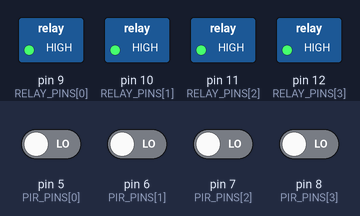
Bench run of a sketch on a simulated Arduino Nano, built for the host (arithmetic inside an expression is 32-bit, double 64-bit). Shown: switched loads named in the sketch (green lamp = pin HIGH). The inputs (shaded band) are chosen by the test bench; at power-on: pin 5 (PIR_PINS[0]), pin 6 (PIR_PINS[1]), pin 7 (PIR_PINS[2]), pin 8 (PIR_PINS[3]) LOW. What the sketch prints to the serial monitor is not drawn.

Above: at 1.2 s.
1.3 s: pin 5 (PIR_PINS[0]) driven HIGH
At 2.4 s:
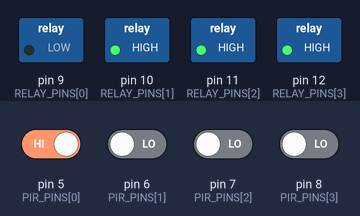
2.8 s: pin 6 (PIR_PINS[1]) driven HIGH
At 3.6 s:
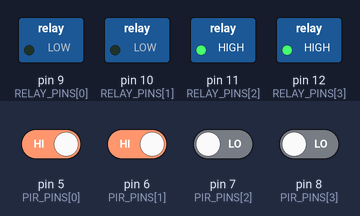
4.3 s: pin 7 (PIR_PINS[2]) driven HIGH
At 4.7 s:
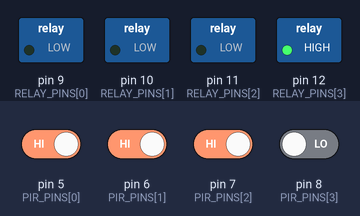
5.8 s: pin 8 (PIR_PINS[3]) driven HIGH
At 7.1 s:
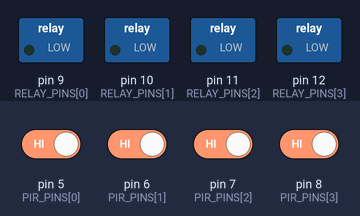
Timing chart, 0 to 8.3 s (numbered marks = the images above; inputs shaded):
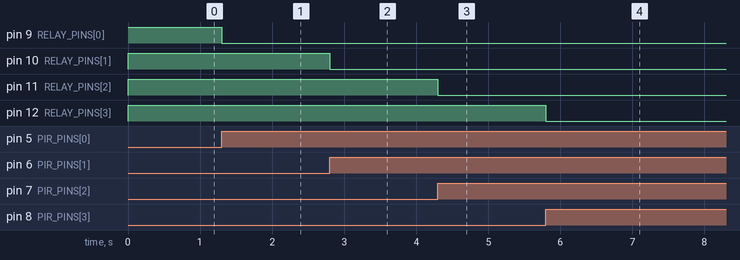

The sketch:

SPL.ino
```cpp
/*
 * Scheduled Perimeter Light (SPL)
 * Arduino Nano Sketch for 4-Channel PIR Motion Sensing System
 *
 * FUNCTION:
 * 1. Reads time from a DS1302 RTC module.
 * 2. Activates sensor processing only between 7 PM (19:00) and 7 AM (07:00).
 * 3. Monitors four independent HC-SR501 PIR sensors.
 * 4. Activates a corresponding OMRON SSR for each sensor upon detection.
 * 5. Keeps the light ON for a minimum duration (defined by LIGHT_ON_DURATION_SECONDS).
 * 6. Ensures all lights are OFF outside of the scheduled window.
 */

#include <DS1302RTC.h> // Library for the DS1302 RTC module

// --- PIN DEFINITIONS ---
// DS1302 RTC Pins (connected to Digital Pins D2, D3, D4)
// NOTE: You must use a library compatible with the DS1302, like the "DS1302RTC" library.
const int kCePin   = 4;  // RST/CE pin (Chip Enable)
const int kIoPin   = 3;  // DAT/I/O pin (Data Input/Output)
const int kSclkPin = 2;  // CLK pin (Clock)
DS1302RTC rtc(kCePin, kIoPin, kSclkPin);

// PIR SENSOR INPUT PINS (Long-distance signals coming in)
const int PIR_PINS[] = {5, 6, 7, 8}; // D5, D6, D7, D8

// SSR RELAY OUTPUT PINS (Connected to the 4-channel SSR module)
// Ensure these pins match the inputs (e.g., PIR 1 controls Relay 1)
const int RELAY_PINS[] = {9, 10, 11, 12}; // D9, D10, D11, D12

const int NUM_SENSORS = 4; // Total number of sensors/lights

// --- TIMING AND CONTROL VARIABLES ---
// Light will stay on for this duration after the last motion is detected
const int LIGHT_ON_DURATION_SECONDS = 300; // 5 minutes (300 seconds)

// Stores the time (in milliseconds) when each light should turn OFF
unsigned long lightTimer[NUM_SENSORS];

// --- TIME WINDOW DEFINITIONS (24-Hour Format) ---
const int ACTIVATE_HOUR = 19; // 7 PM
const int DEACTIVATE_HOUR = 7; // 7 AM


// =================================================================
// SETUP
// =================================================================
void setup() {
  Serial.begin(9600);

  // Set all PIR pins as INPUT
  for (int i = 0; i < NUM_SENSORS; i++) {
    pinMode(PIR_PINS[i], INPUT);
  }

  // Set all Relay pins as OUTPUT
  // IMPORTANT: Solid State Relays (SSRs) are typically activated by LOW and deactivated by HIGH.
  // Verify your specific OMRON module's logic. We assume HIGH = OFF here.
  for (int i = 0; i < NUM_SENSORS; i++) {
    pinMode(RELAY_PINS[i], OUTPUT);
    digitalWrite(RELAY_PINS[i], HIGH); // Turn all lights OFF initially (HIGH)
    lightTimer[i] = 0; // Initialize timers to zero
  }

  // --- RTC Initialization ---
  Serial.println("System Initialized.");
  // NOTE: You must upload a separate "setTime" sketch once to set the correct time on the DS1302.
}


// =================================================================
// MAIN LOOP
// =================================================================
void loop() {

  // PART 1: TIME CHECK (The Gatekeeper)
  Time t;
  rtc.getTime(t); // Read the current time

  // Check if current hour is within the active window (7 PM to 7 AM)
  // (19, 20, 21, 22, 23) OR (0, 1, 2, 3, 4, 5, 6)
  bool isNightTime = (t.hour >= ACTIVATE_HOUR || t.hour < DEACTIVATE_HOUR);

  if (isNightTime) {
    // NIGHT TIME: Process sensors and control lights
    checkSensorsAndControlLights();
  } else {
    // DAY TIME: Ensure ALL lights are OFF and reset timers
    for (int i = 0; i < NUM_SENSORS; i++) {
      // Turn OFF the light (send HIGH)
      digitalWrite(RELAY_PINS[i], HIGH);
      // Reset timer so it doesn't immediately turn on again at 7 PM
      lightTimer[i] = 0;
    }
    // Small delay to reduce CPU usage during the long inactive period
    delay(100);
  }
}


// =================================================================
// SENSOR AND LIGHT CONTROL FUNCTION
// =================================================================
void checkSensorsAndControlLights() {
  // Use millis() for non-blocking timing
  unsigned long currentTime = millis();

  for (int i = 0; i < NUM_SENSORS; i++) {

    // 1. Read the PIR sensor state (HIGH = Motion Detected)
    int sensorState = digitalRead(PIR_PINS[i]);

    // 2. Check for motion
    if (sensorState == HIGH) {
      // Motion detected: Recalculate the turn-off time
      // timer is set to current time PLUS the duration needed (converted to milliseconds)
      lightTimer[i] = currentTime + ((unsigned long)LIGHT_ON_DURATION_SECONDS * 1000UL);

      // Turn the corresponding light ON (send LOW)
      digitalWrite(RELAY_PINS[i], LOW);
    }

    // 3. Check if the light's timer has expired
    // The light should only turn OFF if the current time has passed the lightTimer value
    if (currentTime > lightTimer[i] && lightTimer[i] != 0) {
      // Timer expired: Turn the light OFF (send HIGH)
      digitalWrite(RELAY_PINS[i], HIGH);
      lightTimer[i] = 0; // Clear the timer after turning off
    }

    // NOTE: The delay() is intentionally omitted here to ensure rapid, non-blocking
    // checks for all four sensors and smooth timing.
  }
}
```

Measured:
- after the input at 1.3 s, pin 9 (RELAY_PINS[0]): HIGH → LOW at once
- after the input at 2.8 s, pin 10 (RELAY_PINS[1]): HIGH → LOW at once
- after the input at 4.3 s, pin 11 (RELAY_PINS[2]): HIGH → LOW at once
- after the input at 5.8 s, pin 12 (RELAY_PINS[3]): HIGH → LOW at once
